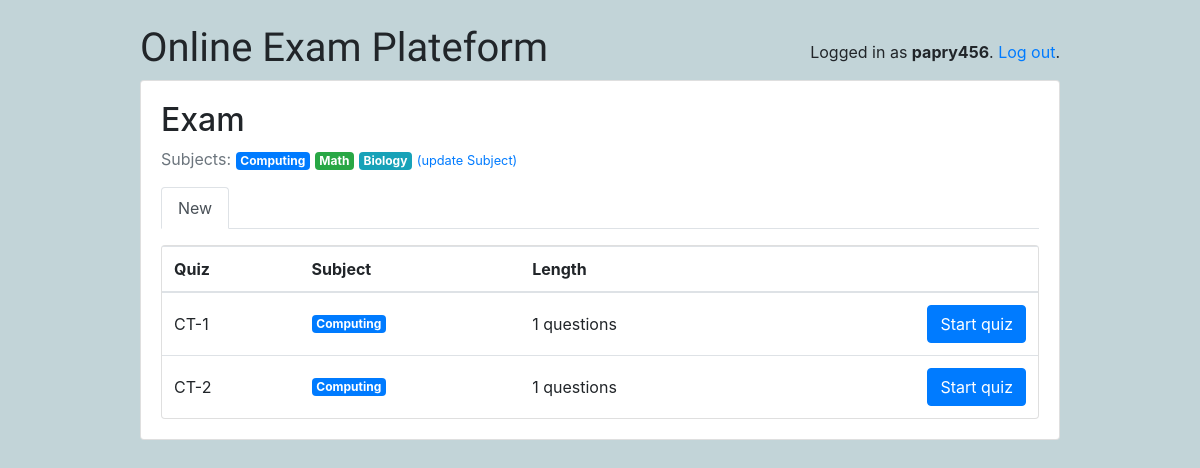
Screenshot of /students/ (signed in) with the database file from the repository.
### classroom/models.py (models this page shows, shortened)
class User(AbstractUser):
    is_student = models.BooleanField(default=False)
    is_teacher = models.BooleanField(default=False)

class Subject(models.Model):
    name = models.CharField(max_length=30)
    color = models.CharField(max_length=7, default='#007bff')
    def get_html_badge(self):
        name = escape(self.name)
        color = escape(self.color)
        html = '<span class="badge badge-primary" style="background-color: %s">%s</span>' % (color, name)
        return mark_safe(html)

class Quiz(models.Model):
    owner = models.ForeignKey(User, on_delete=models.CASCADE, related_name='quizzes')
    name = models.CharField(max_length=255)
    subject = models.ForeignKey(Subject, on_delete=models.CASCADE, related_name='quizzes')

### classroom/views/students.py (the view)
# urls.py: path('', students.QuizListView.as_view(), name='quiz_list'),
@method_decorator([login_required, student_required], name='dispatch')
class QuizListView(ListView):
    model = Quiz
    ordering = ('name', )
    context_object_name = 'quizzes'
    template_name = 'classroom/students/quiz_list.html'
    def get_queryset(self):
        student = self.request.user.student
        student_interests = student.interests.values_list('pk', flat=True)
        taken_quizzes = student.quizzes.values_list('pk', flat=True)
        queryset = Quiz.objects.filter(subject__in=student_interests) \
            .exclude(pk__in=taken_quizzes) \
            .annotate(questions_count=Count('questions')) \
            .filter(questions_count__gt=0)
        return queryset

### classroom/templates/classroom/students/quiz_list.html
{% extends 'base.html' %}
{% block content %}
  {% include 'classroom/students/_header.html' with active='new' %}
  <div class="card">
    <table class="table mb-0">
      <thead>
        <tr>
          <th>Quiz</th>
          <th>Subject</th>
          <th>Length</th>
          <th></th>
        </tr>
      </thead>
      <tbody>
        {% for quiz in quizzes %}
          <tr>
            <td class="align-middle">{{ quiz.name }}</td>
            <td class="align-middle">{{ quiz.subject.get_html_badge }}</td>
            <td class="align-middle">{{ quiz.questions_count }} questions</td>
            <td class="text-right">
              <a href="{% url 'students:take_quiz' quiz.pk %}" class="btn btn-primary">Start quiz</a>
            </td>
          </tr>
        {% empty %}
          <tr>
            <td class="bg-light text-center font-italic" colspan="4">No quiz .</td>
          </tr>
        {% endfor %}
      </tbody>
    </table>
  </div>
{% endblock %}

### templates/base.html (shortened to what this page needs)
{% load static %}
<html lang="en">
  <head>
    <link rel="stylesheet" href="https://maxcdn.bootstrapcdn.com/bootstrap/4.0.0/css/bootstrap.min.css">
    <link rel="stylesheet" type="text/css" href="{% static 'css/app.css' %}">
    {% if user.is_authenticated and user.is_teacher %}
      <link rel="stylesheet" type="text/css" href="{% static 'css/teachers.css' %}">
    {% else %}
      <link rel="stylesheet" type="text/css" href="{% static 'css/students.css' %}">
    {% endif %}
  </head>
  <body>
    <div class="container my-4">
      <div class="row justify-content-center">
        <div class="col-md-10 col-sm-12">
          <div class="row">
            <div class="col-6">
              <h1 class="logo">
                <a href="{% url 'home' %}">
                 Online Exam Plateform
                </a>
              </h1>
            </div>
            <div class="col-6 text-right">
              {% if user.is_authenticated %}
                <p class="pt-3">Logged in as <strong>{{ user.username }}</strong>. <a href="{% url 'logout' %}">Log out</a>.</p>
              {% else %}
                <a href="{% url 'login' %}" class="btn btn-light" role="button">Log in</a>
                <a href="{% url 'signup' %}" class="btn btn-primary" role="button">Sign up</a>
              {% endif %}
            </div>
          </div>
          <div class="card mb-3">
            <div class="card-body">
              {% block content %}
              {% endblock %}
            </div>
          </div>
        </div>
      </div>
    </div>
  </body>
</html>

### classroom/templates/classroom/students/_header.html (shortened to what this page needs)
<h2>Exam</h2>
<p class="text-muted">
  Subjects:{% for subject in user.student.interests.all %} {{ subject.get_html_badge }}{% endfor %}
  <a href="{% url 'students:student_interests' %}"><small>(update Subject)</small></a>
</p>
<ul class="nav nav-tabs mb-3">
  <li class="nav-item">
    <a class="nav-link{% if active == 'new' %} active{% endif %}" href="{% url 'students:quiz_list' %}">New</a>
  </li>
</ul>

### static/css/app.css (style rules this page uses)
.logo { font-family: 'Clicker Script', cursive; }
.logo a { color: #212529; text-decoration: none; }

### static/css/students.css (style rules this page uses)
body { background-color: #c2d4d8; }

### rows the page displays
User: username "papry456"
Subject: get_html_badge "Computing"
Subject: get_html_badge "Math"
Subject: get_html_badge "Biology"
Quiz: name "CT-1", subject.get_html_badge "Computing", questions_count "1"
Quiz: name "CT-2", subject.get_html_badge "Computing", questions_count "1"
